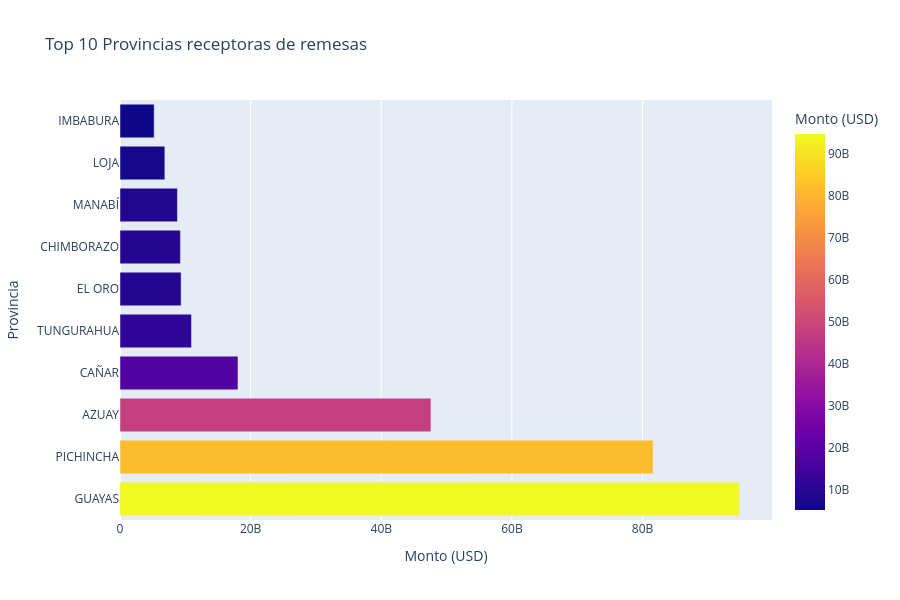

The notebook cell this image was saved under:
### Code cell
top_provincias = df.groupby('descr_provincia').agg({
    'monto_USD': 'sum'
}).nlargest(10, 'monto_USD').reset_index()

fig = px.bar(top_provincias, x='monto_USD', y='descr_provincia',
             title='Top 10 Provincias receptoras de remesas',
             orientation='h',
             labels={'descr_provincia': 'Provincia', 'monto_USD': 'Monto (USD)'},
             color='monto_USD')
fig.update_layout(height=600)
fig.show()

### Figure 1 — Plotly figure (JSON) as saved in the notebook; plotly's stock layout.template omitted (floating-point values rounded to 4 significant figures)
{"data": [{"hovertemplate": "Monto (USD)=%{marker.color}<br>Provincia=%{y}<extra></extra>", "legendgroup": "", "marker": {"color": [94830000000.0, 81620000000.0, 47600000000.0, 18060000000.0, 10940000000.0, 9358000000.0, 9251000000.0, 8791000000.0, 6864000000.0, 5231000000.0], "coloraxis": "coloraxis", "pattern": {"shape": ""}}, "name": "", "orientation": "h", "showlegend": false, "textposition": "auto", "type": "bar", "x": [94830000000.0, 81620000000.0, 47600000000.0, 18060000000.0, 10940000000.0, 9358000000.0, 9251000000.0, 8791000000.0, 6864000000.0, 5231000000.0], "xaxis": "x", "y": ["GUAYAS", "PICHINCHA", "AZUAY", "CAÑAR", "TUNGURAHUA", "EL ORO", "CHIMBORAZO", "MANABÍ", "LOJA", "IMBABURA"], "yaxis": "y"}], "layout": {"barmode": "relative", "coloraxis": {"colorbar": {"title": {"text": "Monto (USD)"}}, "colorscale": [[0, "#0d0887"], [0.1111, "#46039f"], [0.2222, "#7201a8"], [0.3333, "#9c179e"], [0.4444, "#bd3786"], [0.5556, "#d8576b"], [0.6667, "#ed7953"], [0.7778, "#fb9f3a"], [0.8889, "#fdca26"], [1, "#f0f921"]]}, "height": 600, "legend": {"tracegroupgap": 0}, "title": {"text": "Top 10 Provincias receptoras de remesas"}, "xaxis": {"anchor": "y", "domain": [0, 1], "title": {"text": "Monto (USD)"}}, "yaxis": {"anchor": "x", "domain": [0, 1], "title": {"text": "Provincia"}}}}
